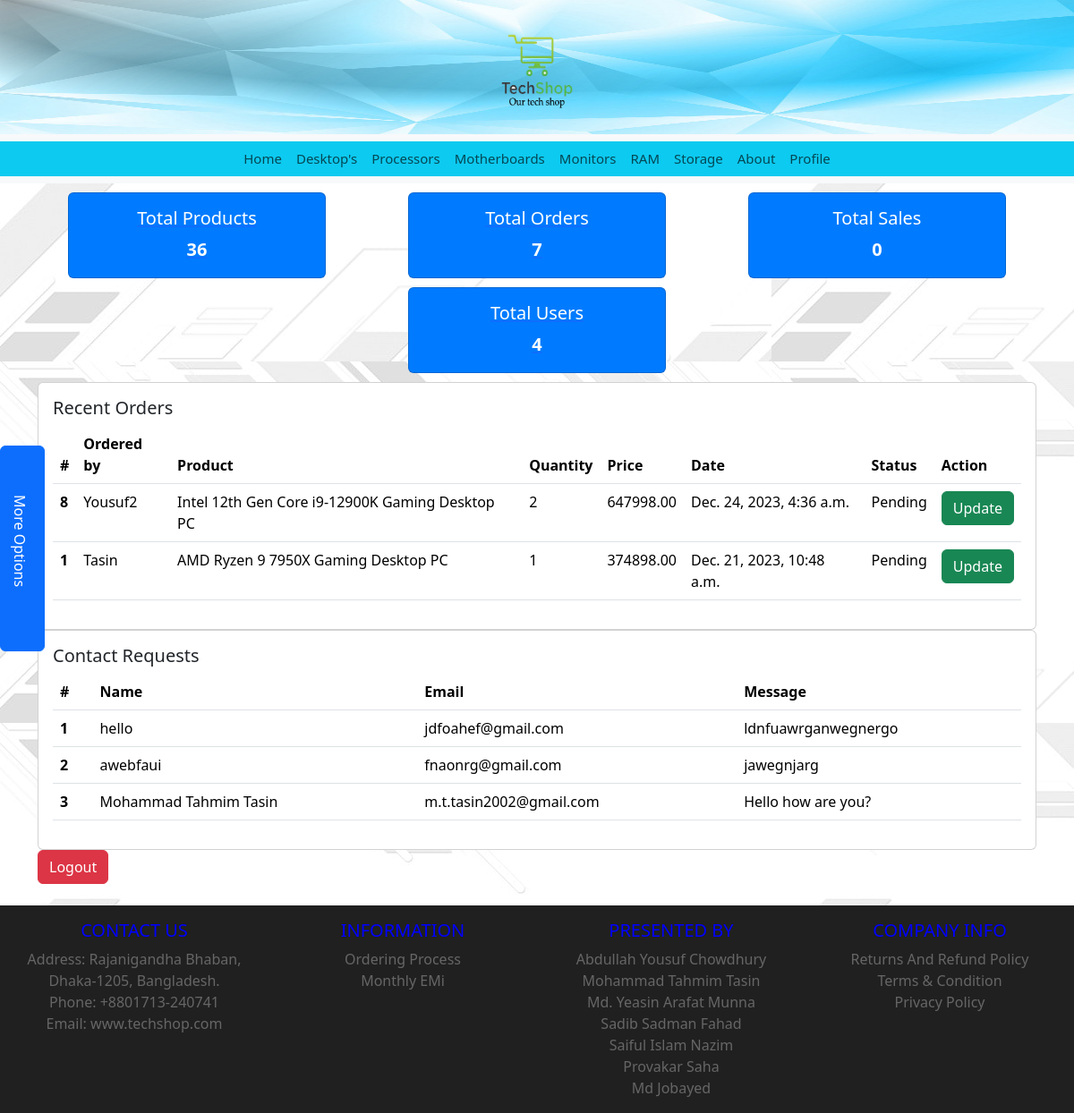
The page /dashboard/ (signed in) on the database its author committed.
### cart/models.py (models this page shows, shortened)
class Order(models.Model):
    user = models.ForeignKey(User, on_delete=models.CASCADE)
    product_names = models.CharField(max_length=15)
    products_number = models.IntegerField()
    price = models.DecimalField(max_digits=10, decimal_places=2)
    amount = models.DecimalField(max_digits=20, decimal_places=2)
    total = models.DecimalField(max_digits=10, decimal_places=2)
    created_at = models.DateTimeField(auto_now_add=True)
    order_status = models.CharField(max_length=20, default="Pending")

### my_app/models.py (models this page shows, shortened)
class about_us(models.Model):
    name = models.CharField(max_length=20)
    email = models.EmailField()
    message = models.CharField(max_length=500)

### user_app/views.py (the view)
# urls.py: path('dashboard/', user_views.dashboard,name='dashboard_url'),
@user_passes_test(lambda u: u.is_superuser)
def dashboard(request):
    total_products=product_table.objects.all().count()
    total_users = Profile.objects.all().count()
    total_orders = Order.objects.all().count()
    total_sales = Order.objects.filter(order_status='Delivered').count()
    orders=Order.objects.all().order_by('-id').filter(order_status='Pending')
    contacts = about_us.objects.all().order_by('-id')
    Context = {
        'total_products': total_products,
        'total_users': total_users,
        'total_orders': total_orders,
        'total_sales': total_sales,
        'orders': orders,
        'contacts': contacts
    }
    return render(request, 'dashboard.html', Context)

### user_app/templates/dashboard.html
{% extends "layout_user.html" %}
{% block content %}
<div class="container" style="position: relative;">
    <div class="row" style="position: relative; margin-top: 10px;">
        <div class="card" style="width: 18rem; background-color: #007bff; margin: auto; margin-bottom: 10px;">
            <a href="{% url 'read_url' %}">
                <div class="card-body" style="text-align: center; font-size: 20px; font-weight: bold; color: white;">
                    <h5 class="card-title">Total Products</h5>
                    <p class="card-text">{{ total_products }}</p>
                </div>
            </a>
        </div>
        <div class="card" style="width: 18rem; background-color: #007bff; margin: auto; margin-bottom: 10px;">
            <a href="{% url 'manage_orders' %}">
            <div class="card-body" style="text-align: center; font-size: 20px; font-weight: bold; color: white;">
                <h5 class="card-title">Total Orders</h5>
                <p class="card-text">{{ total_orders }}</p>
            </div>
        </a>
        </div>
        <div class="card" style="width: 18rem; background-color: #007bff; margin: auto; margin-bottom: 10px;">
            <div class="card-body" style="text-align: center; font-size: 20px; font-weight: bold; color: white;">
                <h5 class="card-title">Total Sales</h5>
                <p class="card-text">{{ total_sales }}</p>
            </div>
        </div>
        <div class="card" style="width: 18rem; background-color: #007bff; margin: auto; margin-bottom: 10px;">
            <a href="{% url 'manage_users' %}">
            <div class="card-body" style="text-align: center; font-size: 20px; font-weight: bold; color: white;">
                <h5 class="card-title">Total Users</h5>
                <p class="card-text">{{ total_users }}</p>
            </div>
            </a>
        </div>
    </div>
    <div class="row">
        <div class="col-12">
            <div class="card">
                <div class="card-body">
                    <h5 class="card-title">Recent Orders</h5>
                    <table class="table">
                        <thead>
                            <tr>
                                <th scope="col">#</th>
                                <th scope="col">Ordered by</th>
                                <th scope="col">Product</th>
                                <th scope="col">Quantity</th>
                                <th scope="col">Price</th>
                                <th scope="col">Date</th>
                                <th scope="col">Status</th>
                                <th scope="col">Action</th>
                            </tr>
                        </thead>
                        <tbody>
                            {% for order in orders %}
                            <tr>
                                <th scope="row">{{order.id}}</th>
                                <td>{{order.user}}</td>
                                <td>{{order.product_names}}</td>
                                <td>{{order.products_number}}</td>
                                <td>{{order.total}}</td>
                                <td>{{order.created_at}}</td>
                                <td>{{order.order_status}}</td>
                                <td>
                                    <a href="{% url 'manage_orders_item' order.id %}" class="btn btn-success">Update</a>
                                </td>
                            </tr>
                            {% endfor %}
                        </tbody>
                    </table>
                </div>
            </div>
        </div>
    </div>
    <div class="row">
        <div class="col-12">
            <div class="card">
                <div class="card-body">
                    <h5 class="card-title">Contact Requests</h5>
                    <table class="table">
                        <thead>
                            <tr>
                                <th scope="col">#</th>
                                <th scope="col">Name</th>
                                <th scope="col">Email</th>
                                <th scope="col">Message</th>
                            </tr>
                        </thead>
                        <tbody>
                            {% for contact in contacts %}
                            <tr>
                                <th scope="row">{{forloop.counter}}</th>
                                <td>{{contact.name}}</td>
                                <td>{{contact.email}}</td>
                                <td>{{contact.message}}</td>
                            </tr>
                            {% endfor %}
                        </tbody>
                    </table>
                </div>
            </div>
        </div>
        <div>
            <a href="/logout" class="btn btn-danger">Logout</a>
        </div>
    </div>
</div>
{% endblock content %}

### templates/layout_user.html (style rules this page uses)
#body { background-image: url("../static/img/bg.jpg"); }

### rows shown on the page
Order: id "8", user "Yousuf2", product_names "Intel 12th Gen Core i9-12900K Gaming Desktop PC", products_number "2", total "647998.00", created_at "Dec. 24, 2023, 4:36 a.m.", order_status "Pending"
Order: id "1", user "Tasin", product_names "AMD Ryzen 9 7950X Gaming Desktop PC", products_number "1", total "374898.00", created_at "Dec. 21, 2023, 10:48 a.m.", order_status "Pending"
about_us: name "hello", email "jdfoahef@gmail.com", message "ldnfuawrganwegnergo"
about_us: name "awebfaui", email "fnaonrg@gmail.com", message "jawegnjarg"
about_us: name "Mohammad Tahmim Tasin", email "m.t.tasin2002@gmail.com", message "Hello how are you?"

### other values the page prints
{{ total_products }} "36"
{{ total_orders }} "7"
{{ total_sales }} "0"
{{ total_users }} "4"
